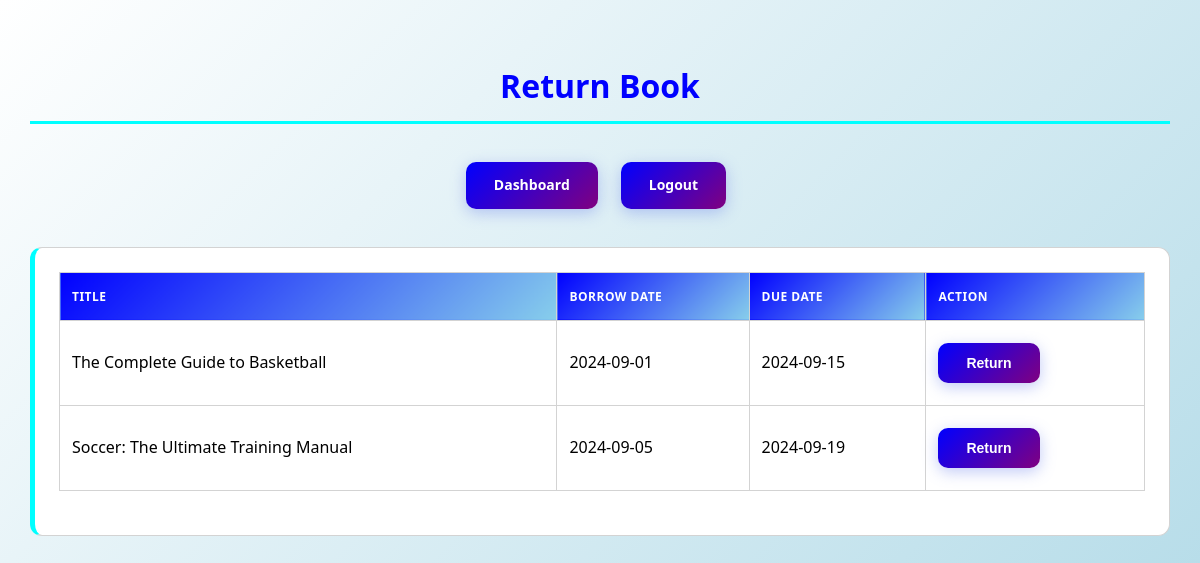
Screenshot of /view/return.php (signed in) with the database file from the repository.
### tables this page shows
CREATE TABLE Borrow (
    Borrow_ID INT PRIMARY KEY AUTO_INCREMENT,
    User_ID INT NOT NULL,
    Book_ID INT NOT NULL,
    Semester_ID INT,
    Borrow_Date DATE NOT NULL,
    Due_Date DATE NOT NULL,
    Return_Date DATE NULL,
    Status ENUM('Borrowed', 'Returned', 'Lost', 'Overdue') DEFAULT 'Borrowed',
    Renewal_Count INT DEFAULT 0,
    Processed_By INT NOT NULL,
    FOREIGN KEY (User_ID) REFERENCES Users(User_ID),
    FOREIGN KEY (Book_ID) REFERENCES Book(Book_ID),
    FOREIGN KEY (Semester_ID) REFERENCES Semester(Semester_ID),
    FOREIGN KEY (Processed_By) REFERENCES Users(User_ID)
);

CREATE TABLE Book (
    Book_ID INT PRIMARY KEY AUTO_INCREMENT,
    Title VARCHAR(255) NOT NULL,
    Author VARCHAR(255) NOT NULL,
    ISBN VARCHAR(20) UNIQUE,
    Category_ID INT,
    Publisher VARCHAR(150),
    Book_Price DECIMAL(10,2) NOT NULL,
    Total_Copies INT NOT NULL DEFAULT 1,
    Copies_Available INT NOT NULL DEFAULT 1,
    Status ENUM('Available', 'Archived') DEFAULT 'Available',
    Added_By INT,
    Added_Date TIMESTAMP DEFAULT CURRENT_TIMESTAMP,
    FOREIGN KEY (Category_ID) REFERENCES Category(Category_ID),
    FOREIGN KEY (Added_By) REFERENCES Users(User_ID)
);

### model/Borrow.php (called while the page is built, shortened)
<?php
require_once __DIR__ . '/../config/db.php';
class Borrow {
    private $conn;
    public function __construct() {
        $database = new Database();
        $this->conn = $database->getConnection();
    }
    public function getBorrowedByUser($userId) {
        $stmt = $this->conn->prepare('SELECT b.*, bk.Title FROM Borrow b JOIN Book bk ON b.Book_ID = bk.Book_ID WHERE b.User_ID = ? AND b.Status = "Borrowed"');
        $stmt->execute([$userId]);
        return $stmt->fetchAll(PDO::FETCH_ASSOC);
    }
}

### config/db.php (called while the page is built, shortened)
<?php
class Database {
    private $host = 'localhost';
    private $db_name = 'LIBRARY_SYSTEM';
    private $username = 'root';
    private $password = '';
    public function getConnection() {
        $this->conn = null;
        try {
            $this->conn = new PDO("mysql:host=" . $this->host . ";dbname=" . $this->db_name, $this->username, $this->password);
            $this->conn->setAttribute(PDO::ATTR_ERRMODE, PDO::ERRMODE_EXCEPTION);
        } catch(PDOException $exception) {
            echo "Connection error: " . $exception->getMessage();
        }
        return $this->conn;
    }
}
?>

### controller/BorrowController.php (called while the page is built, shortened)
<?php
require_once __DIR__ . '/../model/Borrow.php';
class BorrowController {
    public function getBorrowedByUser($userId) {
        $borrowModel = new Borrow();
        return $borrowModel->getBorrowedByUser($userId);
    }
}

### view/return.php (the view, shortened to what this page needs)
<?php
require_once __DIR__ . '/../controller/BorrowController.php';
$controller = new BorrowController();
$borrowed = $controller->getBorrowedByUser($_SESSION['user_id']);
?>
<!DOCTYPE html>
<html>
<head>
    <link rel="stylesheet" href="/LIBRARYSYSTEM/assets/css/style.css?v=1">
</head>
<body>
<div class="landscape-container">
    <h2 class="header">Return Book</h2>
    <div class="horizontal-btns">
        <a class="btn" href="/LIBRARYSYSTEM/view/dashboard.php">Dashboard</a>
        <a class="btn" href="/LIBRARYSYSTEM/view/logout.php">Logout</a>
    </div>
    <div class="dashboard-section">
        <?php if (empty($borrowed)): ?>
            <p>You have no borrowed books.</p>
        <?php else: ?>
            <table class="table">
                <tr><th>Title</th><th>Borrow Date</th><th>Due Date</th><th>Action</th></tr>
                <?php foreach ($borrowed as $b): ?>
                    <tr>
                        <td><?php echo htmlspecialchars($b['Title']); ?></td>
                        <td><?php echo htmlspecialchars($b['Borrow_Date']); ?></td>
                        <td><?php echo htmlspecialchars($b['Due_Date']); ?></td>
                        <td>
                            <form method="post" action="/LIBRARYSYSTEM/view/return_action.php">
                                <button type="submit">Return</button>
                            </form>
                        </td>
                    </tr>
                <?php endforeach; ?>
            </table>
        <?php endif; ?>
    </div>
</div>
</body>
</html>

### assets/css/style.css (style rules this page uses)
:root { --primary-color: blue; --secondary-color: skyblue; --accent-color: cyan; --success-color: green; --warning-color: orange; --danger-color: red; --dark-bg: black; --light-bg: white; --text-dark: black; --text-light: gray; --border-color: lightgray; --shadow: 0 4px 6px rgba(0, 0, 0, 0.1); --shadow-lg: 0 10px 25px rgba(0, 0, 0, 0.15); }
* { margin: 0; padding: 0; box-sizing: border-box; }
html { scroll-behavior: smooth; }
body { background: linear-gradient(135deg, white 0%, lightblue 100%); font-family: 'Segoe UI', Tahoma, Geneva, Verdana, sans-serif; color: var(--text-dark); line-height: 1.6; min-height: 100vh; }
.landscape-container { max-width: 1200px; margin: 30px auto; background-color: transparent; padding: 30px; display: flex; flex-direction: column; }
.header { text-align: center; color: var(--primary-color); margin-bottom: 30px; font-size: 32px; font-weight: 700; }
h1, h2, h3, h4, h5, h6 { color: var(--text-dark); font-weight: 600; }
h2 { font-size: 24px; margin-bottom: 20px; border-bottom: 3px solid var(--accent-color); padding-bottom: 10px; }
button, .btn, input[type="submit"], input[type="button"], input[type="reset"] { background: linear-gradient(135deg, blue 0%, purple 100%); color: white; border: none; border-radius: 10px; padding: 12px 28px; margin: 8px 8px 8px 0; cursor: pointer; font-size: 14px; font-weight: 600; transition: all 0.3s cubic-bezier(0.25, 0.8, 0.25, 1); display: inline-block; text-decoration: none; text-align: center; box-shadow: 0 4px 15px rgba(102, 126, 234, 0.4); position: relative; overflow: hidden; }
button::before, .btn::before, input[type="submit"]::before, input[type="button"]::before, input[type="reset"]::before { content: ''; position: absolute; top: 0; left: -100%; width: 100%; height: 100%; background: linear-gradient(90deg, transparent, rgba(255, 255, 255, 0.2), transparent); transition: left 0.5s; }
.horizontal-btns { display: flex; flex-direction: row; justify-content: center; gap: 15px; margin-bottom: 30px; flex-wrap: wrap; }
.dashboard-section { background: white; border-radius: 12px; padding: 24px; margin-bottom: 24px; border: 1px solid var(--border-color); border-left: 5px solid var(--accent-color); }
.table { width: 100%; border-collapse: collapse; margin-bottom: 20px; background: white; }
.table th, .table td { border: 1px solid var(--border-color); padding: 14px 12px; text-align: left; }
.table th { background: linear-gradient(135deg, var(--primary-color), var(--secondary-color)); color: white; font-weight: 600; text-transform: uppercase; font-size: 12px; letter-spacing: 0.5px; }
.table tr:nth-child(even) { background-color: var(--light-bg); }
.landscape-container > * { animation: slideInUp 0.6s ease-out forwards; }
.landscape-container > *:nth-child(1) { animation-delay: 0s; }
.landscape-container > *:nth-child(2) { animation-delay: 0.1s; }
.landscape-container > *:nth-child(3) { animation-delay: 0.2s; }

### rows the page displays
borrow: Book_ID.Title "The Complete Guide to Basketball", Borrow_Date "2024-09-01", Due_Date "2024-09-15"
borrow: Book_ID.Title "Soccer: The Ultimate Training Manual", Borrow_Date "2024-09-05", Due_Date "2024-09-19"
